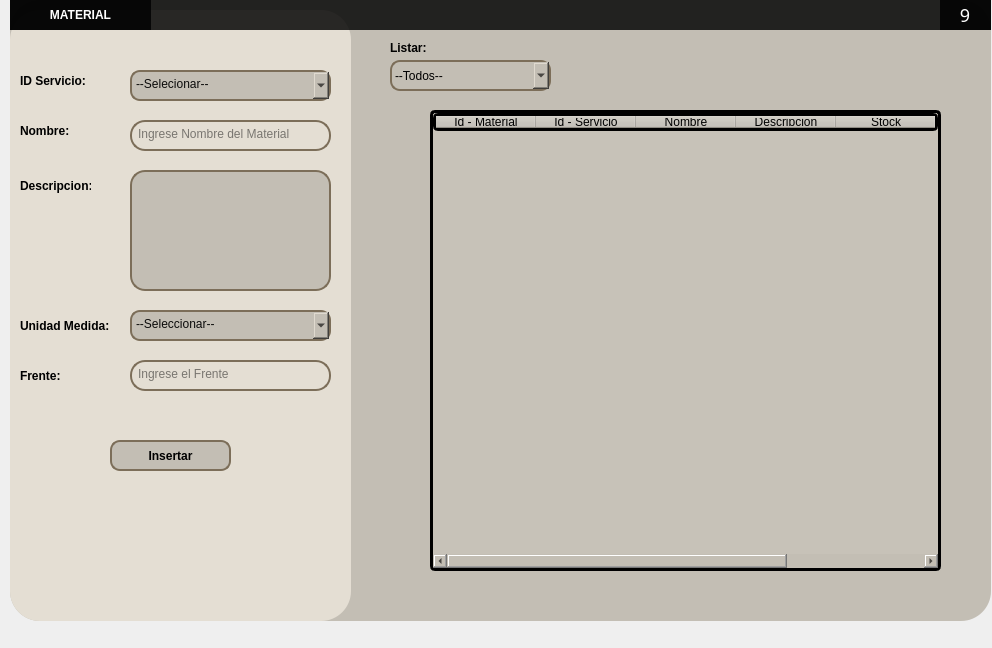
<?xml version="1.0" encoding="UTF-8"?>
<ui version="4.0">
 <class>MainWindow</class>
 <widget class="QMainWindow" name="MainWindow">
  <property name="geometry">
   <rect>
    <x>0</x>
    <y>0</y>
    <width>992</width>
    <height>648</height>
   </rect>
  </property>
  <property name="windowTitle">
   <string>MainWindow</string>
  </property>
  <widget class="QWidget" name="centralwidget">
   <widget class="QWidget" name="widget" native="true">
    <property name="geometry">
     <rect>
      <x>0</x>
      <y>-10</y>
      <width>1001</width>
      <height>641</height>
     </rect>
    </property>
    <property name="styleSheet">
     <string notr="true"/>
    </property>
    <widget class="QFrame" name="frame">
     <property name="geometry">
      <rect>
       <x>10</x>
       <y>10</y>
       <width>981</width>
       <height>621</height>
      </rect>
     </property>
     <property name="styleSheet">
      <string notr="true">
background-color: rgb(195, 190, 180);
border-radius:30px
</string>
     </property>
     <property name="frameShape">
      <enum>QFrame::StyledPanel</enum>
     </property>
     <property name="frameShadow">
      <enum>QFrame::Raised</enum>
     </property>
     <widget class="QWidget" name="widget_3" native="true">
      <property name="geometry">
       <rect>
        <x>0</x>
        <y>0</y>
        <width>981</width>
        <height>30</height>
       </rect>
      </property>
      <property name="styleSheet">
       <string notr="true">background-color:rgba(0,0,0,210);
</string>
      </property>
      <widget class="QWidget" name="horizontalWidget_5" native="true">
       <property name="geometry">
        <rect>
         <x>990</x>
         <y>0</y>
         <width>81</width>
         <height>30</height>
        </rect>
       </property>
       <property name="styleSheet">
        <string notr="true">QPushButton{
	background-color:rgba(0,0,0,0);
	color:rgb(255,255,255);
	border-radius:1px;
	font-size:18px;
	font-family:dripicons-v2;
}

QPushButton:hover{
	background-color:rgb(49,48,53)
}

QPushButton#cerrar:hover{
	background-color:rgb(232,17,25)
}

QpushButton:pressed{
	padding-top:5px;
 	padding-left:5px;
}
</string>
       </property>
       <layout class="QHBoxLayout" name="horizontalLayout_5">
        <property name="spacing">
         <number>0</number>
        </property>
        <property name="leftMargin">
         <number>0</number>
        </property>
        <property name="topMargin">
         <number>0</number>
        </property>
        <property name="rightMargin">
         <number>0</number>
        </property>
        <property name="bottomMargin">
         <number>0</number>
        </property>
       </layout>
      </widget>
      <widget class="QLabel" name="label_4">
       <property name="geometry">
        <rect>
         <x>0</x>
         <y>0</y>
         <width>141</width>
         <height>30</height>
        </rect>
       </property>
       <property name="font">
        <font>
         <pointsize>9</pointsize>
         <weight>75</weight>
         <bold>true</bold>
        </font>
       </property>
       <property name="styleSheet">
        <string notr="true">color:rgba(255,255,255,255)</string>
       </property>
       <property name="text">
        <string>&lt;html&gt;&lt;head/&gt;&lt;body&gt;&lt;p align=&quot;center&quot;&gt;MATERIAL&lt;/p&gt;&lt;/body&gt;&lt;/html&gt;</string>
       </property>
      </widget>
      <widget class="QWidget" name="horizontalWidget_6" native="true">
       <property name="geometry">
        <rect>
         <x>930</x>
         <y>0</y>
         <width>51</width>
         <height>30</height>
        </rect>
       </property>
       <property name="styleSheet">
        <string notr="true">QPushButton{
	background-color:rgba(0,0,0,0);
	color:rgb(255,255,255);
	border-radius:1px;
	font-size:18px;
	font-family:dripicons-v2;
}

QPushButton:hover{
	background-color:rgb(49,48,53)
}

QPushButton#cerrar:hover{
	background-color:rgb(232,17,25)
}

QpushButton:pressed{
	padding-top:5px;
 	padding-left:5px;
}
</string>
       </property>
       <layout class="QHBoxLayout" name="horizontalLayout_6">
        <property name="spacing">
         <number>0</number>
        </property>
        <property name="leftMargin">
         <number>0</number>
        </property>
        <property name="topMargin">
         <number>0</number>
        </property>
        <property name="rightMargin">
         <number>0</number>
        </property>
        <property name="bottomMargin">
         <number>0</number>
        </property>
        <item>
         <widget class="QPushButton" name="btnCerrar">
          <property name="minimumSize">
           <size>
            <width>30</width>
            <height>30</height>
           </size>
          </property>
          <property name="maximumSize">
           <size>
            <width>30</width>
            <height>30</height>
           </size>
          </property>
          <property name="text">
           <string>9</string>
          </property>
         </widget>
        </item>
       </layout>
      </widget>
     </widget>
     <widget class="QPushButton" name="btnInsertarMaterial">
      <property name="geometry">
       <rect>
        <x>100</x>
        <y>440</y>
        <width>121</width>
        <height>31</height>
       </rect>
      </property>
      <property name="font">
       <font>
        <pointsize>9</pointsize>
        <weight>75</weight>
        <bold>true</bold>
       </font>
      </property>
      <property name="cursor">
       <cursorShape>PointingHandCursor</cursorShape>
      </property>
      <property name="styleSheet">
       <string notr="true">
border:1.5px solid #7c6e59;
border-radius:10px;</string>
      </property>
      <property name="text">
       <string>Insertar</string>
      </property>
     </widget>
     <widget class="QLabel" name="label_5">
      <property name="geometry">
       <rect>
        <x>0</x>
        <y>10</y>
        <width>341</width>
        <height>611</height>
       </rect>
      </property>
      <property name="styleSheet">
       <string notr="true">background-color: rgb(228, 222, 211);
border-radius:30px</string>
      </property>
      <property name="text">
       <string/>
      </property>
     </widget>
     <widget class="QTableWidget" name="tblMaterial">
      <property name="geometry">
       <rect>
        <x>420</x>
        <y>110</y>
        <width>511</width>
        <height>461</height>
       </rect>
      </property>
      <property name="sizePolicy">
       <sizepolicy hsizetype="Expanding" vsizetype="Expanding">
        <horstretch>0</horstretch>
        <verstretch>0</verstretch>
       </sizepolicy>
      </property>
      <property name="styleSheet">
       <string notr="true">border-radius:5px;
border: 3px solid  #000000;
background-color: rgb(199, 194, 184);
</string>
      </property>
      <column>
       <property name="text">
        <string>Id - Material</string>
       </property>
      </column>
      <column>
       <property name="text">
        <string>Id - Servicio</string>
       </property>
      </column>
      <column>
       <property name="text">
        <string>Nombre</string>
       </property>
      </column>
      <column>
       <property name="text">
        <string>Descripcion</string>
       </property>
      </column>
      <column>
       <property name="text">
        <string>Stock</string>
       </property>
      </column>
      <column>
       <property name="text">
        <string>Und. Medida</string>
       </property>
      </column>
      <column>
       <property name="text">
        <string>Frente</string>
       </property>
      </column>
     </widget>
     <widget class="QLabel" name="label_6">
      <property name="geometry">
       <rect>
        <x>80</x>
        <y>500</y>
        <width>161</width>
        <height>91</height>
       </rect>
      </property>
      <property name="styleSheet">
       <string notr="true">background-image: url(:/newPrefix/Marohuma_icono.png);
background-color: rgb(228, 222, 211);</string>
      </property>
      <property name="text">
       <string/>
      </property>
      <property name="pixmap">
       <pixmap resource="Imagenes/QT_imagenes.qrc">:/newPrefix/Marohuma_icono.png</pixmap>
      </property>
      <property name="scaledContents">
       <bool>true</bool>
      </property>
     </widget>
     <widget class="QLineEdit" name="txtNombreMaterial">
      <property name="geometry">
       <rect>
        <x>120</x>
        <y>120</y>
        <width>201</width>
        <height>31</height>
       </rect>
      </property>
      <property name="styleSheet">
       <string notr="true">background-color:rgba(0,0,0,0);
border:1.5px solid #7c6e59;
border-radius:15px;
color:rgba(0,0,0,240);
padding-bottom:4px;
padding-left:4px</string>
      </property>
      <property name="placeholderText">
       <string>Ingrese Nombre del Material</string>
      </property>
     </widget>
     <widget class="QLabel" name="label_17">
      <property name="geometry">
       <rect>
        <x>10</x>
        <y>310</y>
        <width>101</width>
        <height>31</height>
       </rect>
      </property>
      <property name="font">
       <font>
        <pointsize>9</pointsize>
        <weight>75</weight>
        <bold>true</bold>
       </font>
      </property>
      <property name="styleSheet">
       <string notr="true">background-color: rgb(228, 222, 211);</string>
      </property>
      <property name="text">
       <string>Unidad Medida:</string>
      </property>
     </widget>
     <widget class="QLabel" name="label_18">
      <property name="geometry">
       <rect>
        <x>10</x>
        <y>170</y>
        <width>71</width>
        <height>31</height>
       </rect>
      </property>
      <property name="font">
       <font>
        <pointsize>9</pointsize>
        <weight>75</weight>
        <bold>true</bold>
       </font>
      </property>
      <property name="styleSheet">
       <string notr="true">background-color: rgb(228, 222, 211);</string>
      </property>
      <property name="text">
       <string>Descripcion:</string>
      </property>
     </widget>
     <widget class="QLabel" name="label_19">
      <property name="geometry">
       <rect>
        <x>10</x>
        <y>360</y>
        <width>111</width>
        <height>31</height>
       </rect>
      </property>
      <property name="font">
       <font>
        <pointsize>9</pointsize>
        <weight>75</weight>
        <bold>true</bold>
       </font>
      </property>
      <property name="styleSheet">
       <string notr="true">background-color: rgb(228, 222, 211);</string>
      </property>
      <property name="text">
       <string>Frente:</string>
      </property>
     </widget>
     <widget class="QLineEdit" name="txtFrenteMaterial">
      <property name="geometry">
       <rect>
        <x>120</x>
        <y>360</y>
        <width>201</width>
        <height>31</height>
       </rect>
      </property>
      <property name="styleSheet">
       <string notr="true">background-color:rgba(0,0,0,0);
border:1.5px solid #7c6e59;
border-radius:15px;
color:rgba(0,0,0,240);
padding-bottom:4px;
padding-left:4px</string>
      </property>
      <property name="placeholderText">
       <string>Ingrese el Frente</string>
      </property>
     </widget>
     <widget class="QComboBox" name="cboUndMedida">
      <property name="geometry">
       <rect>
        <x>120</x>
        <y>310</y>
        <width>201</width>
        <height>31</height>
       </rect>
      </property>
      <property name="styleSheet">
       <string notr="true">background-color: rgb(195, 190, 180);
border:1.5px solid #7c6e59;
border-radius:10px;
color:rgba(0,0,0,240);
padding-bottom:4px;
padding-left:4px</string>
      </property>
      <item>
       <property name="text">
        <string>--Seleccionar--</string>
       </property>
      </item>
      <item>
       <property name="text">
        <string>Mtrs</string>
       </property>
      </item>
      <item>
       <property name="text">
        <string>Kg</string>
       </property>
      </item>
      <item>
       <property name="text">
        <string>m2</string>
       </property>
      </item>
      <item>
       <property name="text">
        <string>m3</string>
       </property>
      </item>
      <item>
       <property name="text">
        <string>Millar</string>
       </property>
      </item>
      <item>
       <property name="text">
        <string>Bolsa</string>
       </property>
      </item>
     </widget>
     <widget class="QLabel" name="label_20">
      <property name="geometry">
       <rect>
        <x>10</x>
        <y>120</y>
        <width>101</width>
        <height>21</height>
       </rect>
      </property>
      <property name="font">
       <font>
        <pointsize>9</pointsize>
        <weight>75</weight>
        <bold>true</bold>
       </font>
      </property>
      <property name="styleSheet">
       <string notr="true">background-color: rgb(228, 222, 211);</string>
      </property>
      <property name="text">
       <string>Nombre:</string>
      </property>
     </widget>
     <widget class="QLabel" name="label_21">
      <property name="geometry">
       <rect>
        <x>10</x>
        <y>70</y>
        <width>101</width>
        <height>21</height>
       </rect>
      </property>
      <property name="font">
       <font>
        <pointsize>9</pointsize>
        <weight>75</weight>
        <bold>true</bold>
       </font>
      </property>
      <property name="styleSheet">
       <string notr="true">background-color: rgb(228, 222, 211);</string>
      </property>
      <property name="text">
       <string>ID Servicio:</string>
      </property>
     </widget>
     <widget class="QComboBox" name="cboServicio">
      <property name="geometry">
       <rect>
        <x>120</x>
        <y>70</y>
        <width>201</width>
        <height>31</height>
       </rect>
      </property>
      <property name="styleSheet">
       <string notr="true">background-color: rgb(195, 190, 180);
border:1.5px solid #7c6e59;
border-radius:10px;
color:rgba(0,0,0,240);
padding-bottom:4px;
padding-left:4px</string>
      </property>
      <item>
       <property name="text">
        <string>--Selecionar--</string>
       </property>
      </item>
     </widget>
     <widget class="QPlainTextEdit" name="pteDescripcion">
      <property name="geometry">
       <rect>
        <x>120</x>
        <y>170</y>
        <width>201</width>
        <height>121</height>
       </rect>
      </property>
      <property name="styleSheet">
       <string notr="true">background-color: rgb(195, 190, 180);
border:1.5px solid #7c6e59;
border-radius:15px;
color:rgba(0,0,0,240);
padding-bottom:4px;
padding-left:4px</string>
      </property>
     </widget>
     <widget class="QComboBox" name="cboListar">
      <property name="geometry">
       <rect>
        <x>380</x>
        <y>60</y>
        <width>161</width>
        <height>31</height>
       </rect>
      </property>
      <property name="cursor">
       <cursorShape>PointingHandCursor</cursorShape>
      </property>
      <property name="styleSheet">
       <string notr="true">
border:1.5px solid #7c6e59;
border-radius:10px;</string>
      </property>
      <item>
       <property name="text">
        <string>--Todos--</string>
       </property>
      </item>
     </widget>
     <widget class="QLabel" name="label_7">
      <property name="geometry">
       <rect>
        <x>380</x>
        <y>40</y>
        <width>141</width>
        <height>16</height>
       </rect>
      </property>
      <property name="font">
       <font>
        <pointsize>9</pointsize>
        <weight>75</weight>
        <bold>true</bold>
       </font>
      </property>
      <property name="styleSheet">
       <string notr="true">background-color: rgb(195, 190, 180);</string>
      </property>
      <property name="text">
       <string>Listar:</string>
      </property>
     </widget>
     <zorder>label_5</zorder>
     <zorder>widget_3</zorder>
     <zorder>btnInsertarMaterial</zorder>
     <zorder>tblMaterial</zorder>
     <zorder>label_6</zorder>
     <zorder>txtNombreMaterial</zorder>
     <zorder>label_17</zorder>
     <zorder>label_18</zorder>
     <zorder>label_19</zorder>
     <zorder>txtFrenteMaterial</zorder>
     <zorder>cboUndMedida</zorder>
     <zorder>label_20</zorder>
     <zorder>label_21</zorder>
     <zorder>cboServicio</zorder>
     <zorder>pteDescripcion</zorder>
     <zorder>cboListar</zorder>
     <zorder>label_7</zorder>
    </widget>
   </widget>
  </widget>
 </widget>
 <resources>
  <include location="Imagenes/QT_imagenes.qrc"/>
 </resources>
 <connections/>
</ui>
